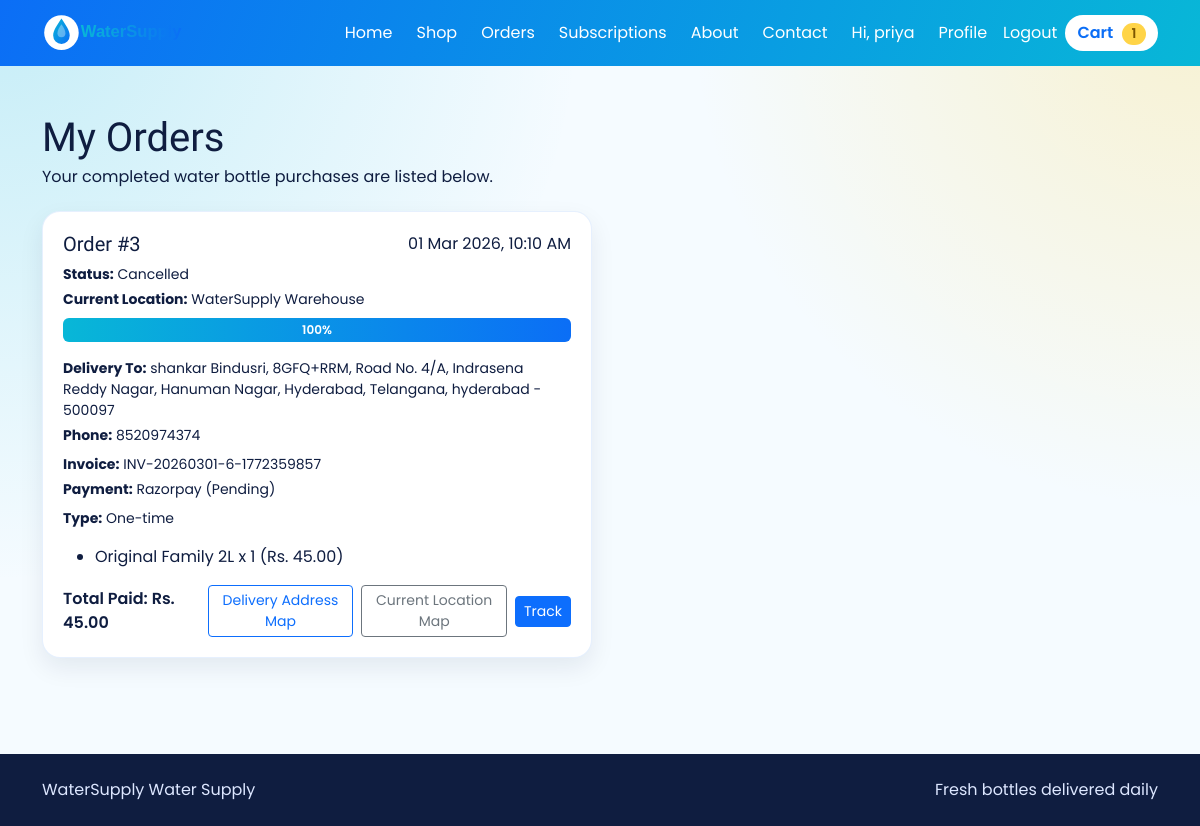
/orders/ (signed in), run on an earlier commit of the app's database.
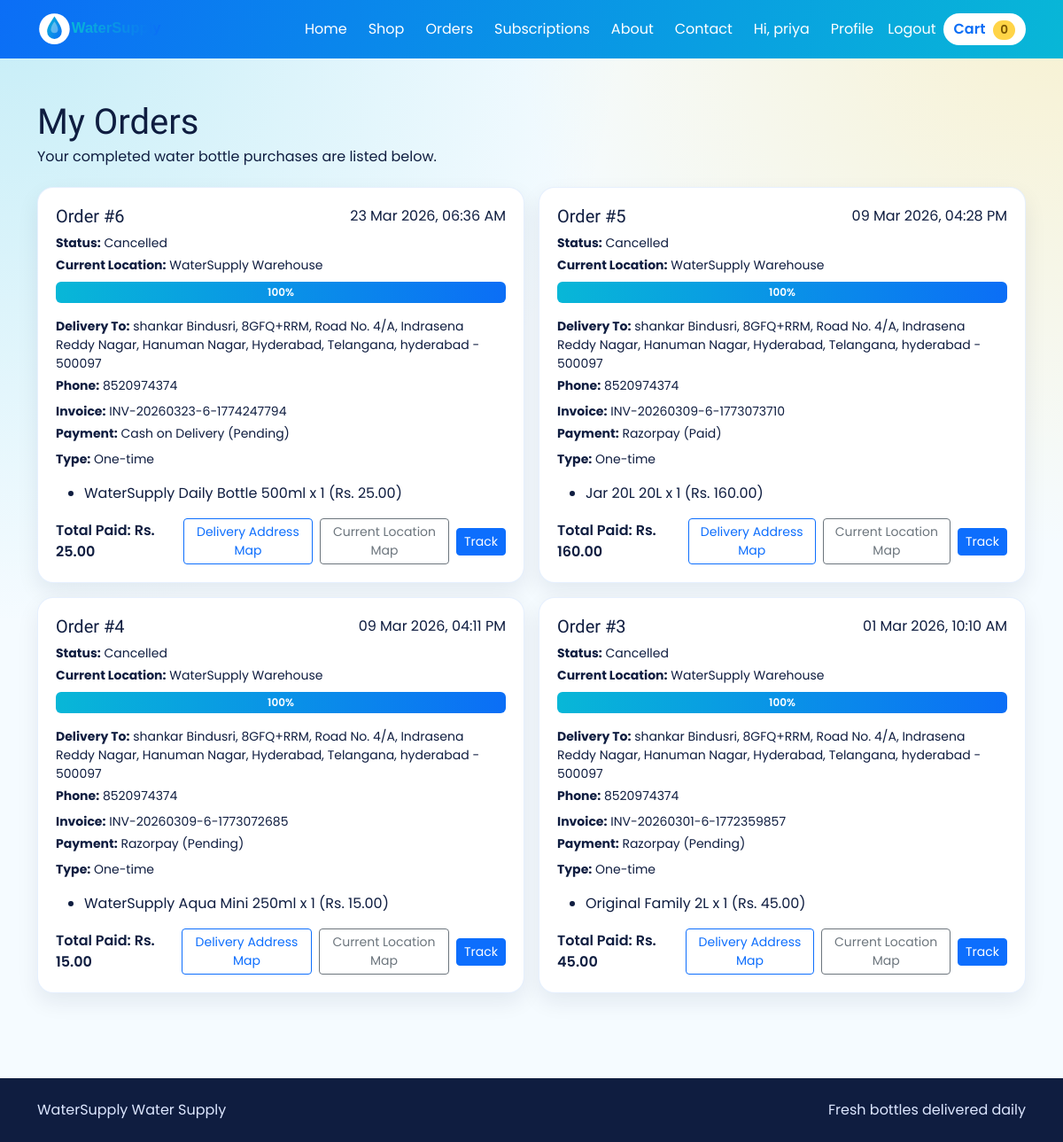
And on a later commit of the database.
### core/models.py (models this page shows, shortened)
class Order(models.Model):
    STATUS_PLACED = "placed"
    STATUS_PACKED = "packed"
    STATUS_OUT_FOR_DELIVERY = "out_for_delivery"
    STATUS_DELIVERED = "delivered"
    STATUS_CANCELLED = "cancelled"
    STATUS_CHOICES = (
        (STATUS_PLACED, "Placed"),
        (STATUS_PACKED, "Packed"),
        (STATUS_OUT_FOR_DELIVERY, "Out for Delivery"),
        (STATUS_DELIVERED, "Delivered"),
        (STATUS_CANCELLED, "Cancelled"),
    )
    PAYMENT_COD = "cod"
    PAYMENT_RAZORPAY = "razorpay"
    PAYMENT_STRIPE = "stripe"
    PAYMENT_CHOICES = (
        (PAYMENT_COD, "Cash on Delivery"),
        (PAYMENT_RAZORPAY, "Razorpay"),
        (PAYMENT_STRIPE, "Stripe"),
    )
    PAYMENT_PENDING = "pending"
    PAYMENT_PAID = "paid"
    PAYMENT_FAILED = "failed"
    PAYMENT_STATUS_CHOICES = (
        (PAYMENT_PENDING, "Pending"),
        (PAYMENT_PAID, "Paid"),
        (PAYMENT_FAILED, "Failed"),
    )
    FULFILLMENT_ONE_TIME = "one_time"
    FULFILLMENT_WEEKLY = "weekly"
    FULFILLMENT_MONTHLY = "monthly"
    FULFILLMENT_CHOICES = (
        (FULFILLMENT_ONE_TIME, "One-time"),
        (FULFILLMENT_WEEKLY, "Weekly Subscription"),
        (FULFILLMENT_MONTHLY, "Monthly Subscription"),
    )
    user = models.ForeignKey(
        settings.AUTH_USER_MODEL, related_name="orders", on_delete=models.CASCADE, null=True, blank=True
    )
    created_at = models.DateTimeField(auto_now_add=True)
    total_amount = models.DecimalField(max_digits=10, decimal_places=2)
    subtotal_amount = models.DecimalField(max_digits=10, decimal_places=2, default=0)
    discount_amount = models.DecimalField(max_digits=10, decimal_places=2, default=0)
    delivery_name = models.CharField(max_length=120, blank=True)
    delivery_phone = models.CharField(max_length=20, blank=True)
    delivery_address = models.CharField(max_length=255, blank=True)
    delivery_city = models.CharField(max_length=100, blank=True)
    delivery_pincode = models.CharField(max_length=12, blank=True)
    tracking_status = models.CharField(max_length=40, choices=STATUS_CHOICES, default=STATUS_PLACED)
    current_location = models.CharField(max_length=120, default="WaterSupply Warehouse")
    tracking_latitude = models.DecimalField(max_digits=9, decimal_places=6, default=12.971600)
    tracking_longitude = models.DecimalField(max_digits=9, decimal_places=6, default=77.594600)
    payment_method = models.CharField(max_length=20, choices=PAYMENT_CHOICES, default=PAYMENT_COD)
    payment_status = models.CharField(
        max_length=20, choices=PAYMENT_STATUS_CHOICES, default=PAYMENT_PENDING
    )
    fulfillment_type = models.CharField(
        max_length=20, choices=FULFILLMENT_CHOICES, default=FULFILLMENT_ONE_TIME
    )
    coupon_code = models.CharField(max_length=40, blank=True)
    invoice_number = models.CharField(max_length=40, blank=True)
    is_return_requested = models.BooleanField(default=False)
    return_reason = models.CharField(max_length=255, blank=True)
    cancel_reason = models.CharField(max_length=255, blank=True)
    class Meta:
        ordering = ["-created_at"]

class OrderItem(models.Model):
    order = models.ForeignKey(Order, related_name="items", on_delete=models.CASCADE)
    product = models.ForeignKey(Product, on_delete=models.PROTECT)
    quantity = models.PositiveIntegerField(default=1)
    unit_price = models.DecimalField(max_digits=10, decimal_places=2)

class Product(models.Model):
    category = models.ForeignKey(
        Category, related_name="products", on_delete=models.SET_NULL, null=True, blank=True
    )
    name = models.CharField(max_length=120)
    volume_label = models.CharField(max_length=50, default="1L")
    price = models.DecimalField(max_digits=10, decimal_places=2)
    image_url = models.CharField(max_length=500, blank=True)
    description = models.CharField(max_length=255, blank=True)
    stock_quantity = models.PositiveIntegerField(default=50)
    low_stock_threshold = models.PositiveIntegerField(default=10)
    is_featured = models.BooleanField(default=False)
    class Meta:
        ordering = ["name"]

### core/views.py (the view)
# urls.py: path("orders/", views.orders_page, name="orders"),
@login_required
def orders_page(request):
    orders = request.user.orders.prefetch_related("items__product")
    order_cards = []
    for order in orders:
        tracking = _tracking_snapshot(order)
        destination = _full_delivery_address(order)
        order_cards.append(
            {
                "order": order,
                "tracking": tracking,
                "map_link": _maps_search_link(tracking["location_query"]),
                "delivery_map_link": _maps_search_link(destination),
                "pending_online_payment": (
                    order.payment_status != Order.PAYMENT_PAID
                    and order.payment_method in (Order.PAYMENT_RAZORPAY, Order.PAYMENT_STRIPE)
                    and order.tracking_status != Order.STATUS_CANCELLED
                ),
            }
        )
    return render(
        request,
        "core/orders.html",
        {"order_cards": order_cards, "cart_count": _cart_count(request)},
    )

### core/views.py (called while the page is built)
def _get_cart(request):
    cart, _ = Cart.objects.get_or_create(user=request.user)
    return cart

def _cart_count(request):
    if request.user.is_authenticated:
        cart = _get_cart(request)
        return sum(item.quantity for item in cart.items.all())
    return sum(_get_session_cart(request).values())

def _full_delivery_address(order):
    parts = [order.delivery_address, order.delivery_city, order.delivery_pincode]
    return ", ".join(part for part in parts if part)

def _maps_search_link(query):
    return f"https://www.google.com/maps?q={quote_plus(query)}"

### core/templates/core/orders.html (shortened to what this page needs)
{% extends "core/base.html" %}
{% block content %}
<section class="container pb-5">
  <div class="page-head">
    <h1>My Orders</h1>
    <p>Your completed water bottle purchases are listed below.</p>
  </div>
  {% if order_cards %}
    <div class="row g-3">
      {% for card in order_cards %}
        <div class="col-lg-6">
          <div class="order-card">
            <div class="d-flex justify-content-between">
              <h5>Order #{{ card.order.id }}</h5>
              <span>{{ card.order.created_at|date:"d M Y, h:i A" }}</span>
            </div>
            <p class="mb-1 small"><strong>Status:</strong> {{ card.tracking.status }}</p>
            <p class="mb-2 small"><strong>Current Location:</strong> {{ card.tracking.location }}</p>
            <div class="progress mb-3" role="progressbar" aria-label="Tracking progress" aria-valuenow="{{ card.tracking.progress }}" aria-valuemin="0" aria-valuemax="100">
              <div class="progress-bar" style="width: {{ card.tracking.progress }}%">{{ card.tracking.progress }}%</div>
            </div>
            <p class="small mb-1">
              <strong>Delivery To:</strong>
              {{ card.order.delivery_name }},
              {{ card.order.delivery_address }},
              {{ card.order.delivery_city }} - {{ card.order.delivery_pincode }}
            </p>
            <p class="small mb-2"><strong>Phone:</strong> {{ card.order.delivery_phone }}</p>
            <p class="small mb-1"><strong>Invoice:</strong> {{ card.order.invoice_number|default:"Pending" }}</p>
            <p class="small mb-2"><strong>Payment:</strong> {{ card.order.get_payment_method_display }} ({{ card.order.get_payment_status_display }})</p>
            <p class="small mb-2"><strong>Type:</strong> {{ card.order.get_fulfillment_type_display }}</p>
            <ul class="mt-3">
              {% for item in card.order.items.all %}
                <li>{{ item.product.name }} {{ item.product.volume_label }} x {{ item.quantity }} (Rs. {{ item.unit_price }})</li>
              {% endfor %}
            </ul>
            <div class="d-flex gap-2 align-items-center">
              <p class="mb-0 fw-semibold">Total Paid: Rs. {{ card.order.total_amount }}</p>
              <a href="{{ card.delivery_map_link }}" target="_blank" rel="noopener" class="btn btn-sm btn-outline-primary">Delivery Address Map</a>
              <a href="{{ card.map_link }}" target="_blank" rel="noopener" class="btn btn-sm btn-outline-secondary">Current Location Map</a>
              <a href="{% url 'track_order' card.order.id %}" class="btn btn-sm btn-primary">Track</a>
            </div>
          </div>
        </div>
      {% endfor %}
    </div>
  {% else %}
    <div class="empty-box">
      <h4>No orders yet</h4>
      <p>Place your first order from the shop page.</p>
      <a href="{% url 'shop' %}" class="btn btn-primary">Go To Shop</a>
    </div>
  {% endif %}
</section>
{% endblock %}

### core/templates/core/base.html (shortened to what this page needs)
{% load static %}
<!DOCTYPE html>
<html lang="en">
<head>
  <link href="https://cdn.jsdelivr.net/npm/bootstrap@5.3.3/dist/css/bootstrap.min.css" rel="stylesheet">
  <link rel="stylesheet" href="{% static 'core/styles.css' %}">
</head>
<body>
  <nav class="navbar navbar-expand-lg sticky-top app-nav">
    <div class="container">
      <a class="navbar-brand brand-wordmark d-flex align-items-center gap-2" href="{% if user.is_authenticated %}{% url 'home' %}{% else %}{% url 'landing' %}{% endif %}">
        <img src="{% static 'core/watersupply-logo-title.svg' %}" alt="WaterSupply logo" class="brand-title-logo">
      </a>
      <div class="collapse navbar-collapse" id="mainNav">
        <ul class="navbar-nav ms-auto align-items-lg-center gap-lg-2">
          {% if user.is_authenticated %}
          <li class="nav-item"><a class="nav-link" href="{% url 'home' %}">Home</a></li>
          <li class="nav-item"><a class="nav-link" href="{% url 'shop' %}">Shop</a></li>
          <li class="nav-item"><a class="nav-link" href="{% url 'orders' %}">Orders</a></li>
          <li class="nav-item"><a class="nav-link" href="/subscriptions/">Subscriptions</a></li>
          <li class="nav-item"><a class="nav-link" href="{% url 'about' %}">About</a></li>
          <li class="nav-item"><a class="nav-link" href="{% url 'contact' %}">Contact</a></li>
          <li class="nav-item">
            <span class="nav-link">Hi, {{ user.username }}</span>
          </li>
          <li class="nav-item"><a class="nav-link" href="{% url 'profile' %}">Profile</a></li>
          <li class="nav-item">
            <form method="post" action="{% url 'logout' %}" class="d-inline">
              <button type="submit" class="nav-link btn btn-link p-0">Logout</button>
            </form>
          </li>
          <li class="nav-item">
            <a class="btn btn-nav-cart" href="{% url 'cart' %}">
              Cart
              <span class="cart-badge">{{ cart_count|default:0 }}</span>
            </a>
          </li>
          {% endif %}
        </ul>
      </div>
    </div>
  </nav>
  <main>
    <div class="container py-4">
    </div>
    {% block content %}{% endblock %}
  </main>
  <footer class="app-footer mt-5">
    <div class="container py-4 d-flex flex-column flex-md-row justify-content-between gap-2">
      <span>WaterSupply Water Supply</span>
      <span>Fresh bottles delivered daily</span>
    </div>
  </footer>
</body>
</html>

What changed in the data, as far as the page shows it:
added Order: order.id "6", order.created_at "23 Mar 2026, 06:36 AM", tracking.status "Cancelled", tracking.location "WaterSupply Warehouse", tracking.progress "100", order.delivery_name "shankar Bindusri", order.delivery_address "8GFQ+RRM, Road No. 4/A, Indrasena Reddy Nagar, Hanuman Nagar, Hyderabad, Telangana", order.delivery_city "hyderabad", order.delivery_pincode "500097", order.delivery_phone "8520974374", order.invoice_number "INV-20260323-6-1774247794", order.payment_method "Cash on Delivery", order.payment_status "Pending", order.fulfillment_type "One-time", order.total_amount "25.00"
added OrderItem: product.name "WaterSupply Daily Bottle", product.volume_label "500ml", quantity "1", unit_price "25.00", shown under "6"
added Order: order.id "5", order.created_at "09 Mar 2026, 04:28 PM", tracking.status "Cancelled", tracking.location "WaterSupply Warehouse", tracking.progress "100", order.delivery_name "shankar Bindusri", order.delivery_address "8GFQ+RRM, Road No. 4/A, Indrasena Reddy Nagar, Hanuman Nagar, Hyderabad, Telangana", order.delivery_city "hyderabad", order.delivery_pincode "500097", order.delivery_phone "8520974374", order.invoice_number "INV-20260309-6-1773073710", order.payment_method "Razorpay", order.payment_status "Paid", order.fulfillment_type "One-time", order.total_amount "160.00"
added OrderItem: product.name "Jar 20L", product.volume_label "20L", quantity "1", unit_price "160.00", shown under "5"
added Order: order.id "4", order.created_at "09 Mar 2026, 04:11 PM", tracking.status "Cancelled", tracking.location "WaterSupply Warehouse", tracking.progress "100", order.delivery_name "shankar Bindusri", order.delivery_address "8GFQ+RRM, Road No. 4/A, Indrasena Reddy Nagar, Hanuman Nagar, Hyderabad, Telangana", order.delivery_city "hyderabad", order.delivery_pincode "500097", order.delivery_phone "8520974374", order.invoice_number "INV-20260309-6-1773072685", order.payment_method "Razorpay", order.payment_status "Pending", order.fulfillment_type "One-time", order.total_amount "15.00"
added OrderItem: product.name "WaterSupply Aqua Mini", product.volume_label "250ml", quantity "1", unit_price "15.00", shown under "4"
Also different on the page:
{{ cart_count|default:0 }}: "1" → "0"
